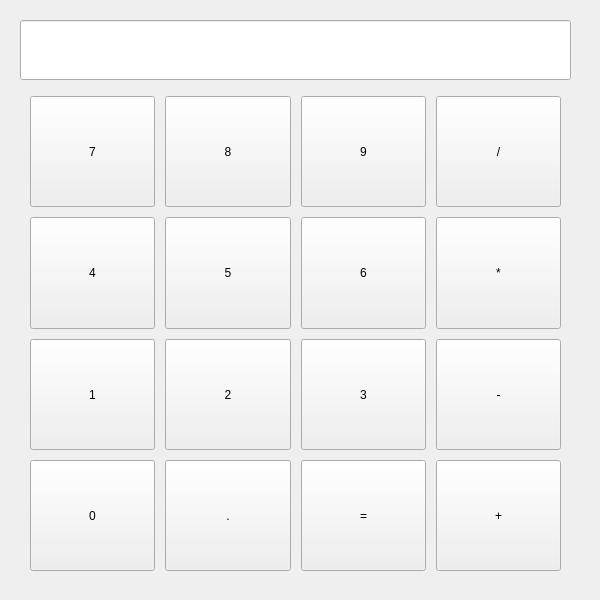
<?xml version="1.0" encoding="UTF-8"?>
<ui version="4.0">
 <class>Qt5_pro1Class</class>
 <widget class="QWidget" name="Qt5_pro1Class">
  <property name="geometry">
   <rect>
    <x>0</x>
    <y>0</y>
    <width>600</width>
    <height>600</height>
   </rect>
  </property>
  <property name="sizePolicy">
   <sizepolicy hsizetype="Preferred" vsizetype="Preferred">
    <horstretch>0</horstretch>
    <verstretch>0</verstretch>
   </sizepolicy>
  </property>
  <property name="minimumSize">
   <size>
    <width>600</width>
    <height>600</height>
   </size>
  </property>
  <property name="maximumSize">
   <size>
    <width>600</width>
    <height>600</height>
   </size>
  </property>
  <property name="windowTitle">
   <string>计算器</string>
  </property>
  <widget class="QWidget" name="verticalLayoutWidget">
   <property name="geometry">
    <rect>
     <x>10</x>
     <y>10</y>
     <width>571</width>
     <height>581</height>
    </rect>
   </property>
   <layout class="QVBoxLayout" name="verticalLayout_2">
    <property name="leftMargin">
     <number>10</number>
    </property>
    <property name="topMargin">
     <number>10</number>
    </property>
    <property name="rightMargin">
     <number>10</number>
    </property>
    <property name="bottomMargin">
     <number>10</number>
    </property>
    <item>
     <widget class="QLineEdit" name="lineEdit">
      <property name="minimumSize">
       <size>
        <width>0</width>
        <height>60</height>
       </size>
      </property>
     </widget>
    </item>
    <item>
     <layout class="QGridLayout" name="gridLayout">
      <property name="sizeConstraint">
       <enum>QLayout::SetDefaultConstraint</enum>
      </property>
      <property name="leftMargin">
       <number>10</number>
      </property>
      <property name="topMargin">
       <number>10</number>
      </property>
      <property name="rightMargin">
       <number>10</number>
      </property>
      <property name="bottomMargin">
       <number>10</number>
      </property>
      <property name="spacing">
       <number>10</number>
      </property>
      <item row="0" column="0">
       <widget class="QPushButton" name="pushButton">
        <property name="sizePolicy">
         <sizepolicy hsizetype="Minimum" vsizetype="Expanding">
          <horstretch>0</horstretch>
          <verstretch>0</verstretch>
         </sizepolicy>
        </property>
        <property name="minimumSize">
         <size>
          <width>0</width>
          <height>50</height>
         </size>
        </property>
        <property name="text">
         <string>7</string>
        </property>
        <property name="default">
         <bool>false</bool>
        </property>
       </widget>
      </item>
      <item row="1" column="0">
       <widget class="QPushButton" name="pushButton_2">
        <property name="sizePolicy">
         <sizepolicy hsizetype="Minimum" vsizetype="Expanding">
          <horstretch>0</horstretch>
          <verstretch>0</verstretch>
         </sizepolicy>
        </property>
        <property name="minimumSize">
         <size>
          <width>0</width>
          <height>50</height>
         </size>
        </property>
        <property name="text">
         <string>4</string>
        </property>
       </widget>
      </item>
      <item row="0" column="1">
       <widget class="QPushButton" name="pushButton_3">
        <property name="sizePolicy">
         <sizepolicy hsizetype="Minimum" vsizetype="Expanding">
          <horstretch>0</horstretch>
          <verstretch>0</verstretch>
         </sizepolicy>
        </property>
        <property name="minimumSize">
         <size>
          <width>0</width>
          <height>50</height>
         </size>
        </property>
        <property name="text">
         <string>8</string>
        </property>
       </widget>
      </item>
      <item row="1" column="1">
       <widget class="QPushButton" name="pushButton_4">
        <property name="sizePolicy">
         <sizepolicy hsizetype="Minimum" vsizetype="Expanding">
          <horstretch>0</horstretch>
          <verstretch>0</verstretch>
         </sizepolicy>
        </property>
        <property name="minimumSize">
         <size>
          <width>0</width>
          <height>50</height>
         </size>
        </property>
        <property name="text">
         <string>5</string>
        </property>
       </widget>
      </item>
      <item row="2" column="1">
       <widget class="QPushButton" name="pushButton_8">
        <property name="sizePolicy">
         <sizepolicy hsizetype="Minimum" vsizetype="Expanding">
          <horstretch>0</horstretch>
          <verstretch>0</verstretch>
         </sizepolicy>
        </property>
        <property name="minimumSize">
         <size>
          <width>0</width>
          <height>50</height>
         </size>
        </property>
        <property name="text">
         <string>2</string>
        </property>
       </widget>
      </item>
      <item row="2" column="0">
       <widget class="QPushButton" name="pushButton_7">
        <property name="sizePolicy">
         <sizepolicy hsizetype="Minimum" vsizetype="Expanding">
          <horstretch>0</horstretch>
          <verstretch>0</verstretch>
         </sizepolicy>
        </property>
        <property name="minimumSize">
         <size>
          <width>0</width>
          <height>50</height>
         </size>
        </property>
        <property name="text">
         <string>1</string>
        </property>
       </widget>
      </item>
      <item row="2" column="2">
       <widget class="QPushButton" name="pushButton_9">
        <property name="sizePolicy">
         <sizepolicy hsizetype="Minimum" vsizetype="Expanding">
          <horstretch>0</horstretch>
          <verstretch>0</verstretch>
         </sizepolicy>
        </property>
        <property name="minimumSize">
         <size>
          <width>0</width>
          <height>50</height>
         </size>
        </property>
        <property name="text">
         <string>3</string>
        </property>
       </widget>
      </item>
      <item row="1" column="3">
       <widget class="QPushButton" name="pushButton_11">
        <property name="sizePolicy">
         <sizepolicy hsizetype="Minimum" vsizetype="Expanding">
          <horstretch>0</horstretch>
          <verstretch>0</verstretch>
         </sizepolicy>
        </property>
        <property name="text">
         <string>*</string>
        </property>
       </widget>
      </item>
      <item row="0" column="2">
       <widget class="QPushButton" name="pushButton_6">
        <property name="sizePolicy">
         <sizepolicy hsizetype="Minimum" vsizetype="Expanding">
          <horstretch>0</horstretch>
          <verstretch>0</verstretch>
         </sizepolicy>
        </property>
        <property name="minimumSize">
         <size>
          <width>0</width>
          <height>50</height>
         </size>
        </property>
        <property name="text">
         <string>9</string>
        </property>
       </widget>
      </item>
      <item row="1" column="2">
       <widget class="QPushButton" name="pushButton_5">
        <property name="sizePolicy">
         <sizepolicy hsizetype="Minimum" vsizetype="Expanding">
          <horstretch>0</horstretch>
          <verstretch>0</verstretch>
         </sizepolicy>
        </property>
        <property name="minimumSize">
         <size>
          <width>0</width>
          <height>50</height>
         </size>
        </property>
        <property name="text">
         <string>6</string>
        </property>
       </widget>
      </item>
      <item row="0" column="3">
       <widget class="QPushButton" name="pushButton_12">
        <property name="sizePolicy">
         <sizepolicy hsizetype="Minimum" vsizetype="Expanding">
          <horstretch>0</horstretch>
          <verstretch>0</verstretch>
         </sizepolicy>
        </property>
        <property name="text">
         <string>/</string>
        </property>
       </widget>
      </item>
      <item row="2" column="3">
       <widget class="QPushButton" name="pushButton_10">
        <property name="sizePolicy">
         <sizepolicy hsizetype="Minimum" vsizetype="Expanding">
          <horstretch>0</horstretch>
          <verstretch>0</verstretch>
         </sizepolicy>
        </property>
        <property name="text">
         <string>-</string>
        </property>
       </widget>
      </item>
      <item row="3" column="0">
       <widget class="QPushButton" name="pushButton_13">
        <property name="sizePolicy">
         <sizepolicy hsizetype="Minimum" vsizetype="Expanding">
          <horstretch>0</horstretch>
          <verstretch>0</verstretch>
         </sizepolicy>
        </property>
        <property name="text">
         <string>0</string>
        </property>
       </widget>
      </item>
      <item row="3" column="1">
       <widget class="QPushButton" name="pushButton_14">
        <property name="sizePolicy">
         <sizepolicy hsizetype="Minimum" vsizetype="Expanding">
          <horstretch>0</horstretch>
          <verstretch>0</verstretch>
         </sizepolicy>
        </property>
        <property name="text">
         <string>.</string>
        </property>
       </widget>
      </item>
      <item row="3" column="2">
       <widget class="QPushButton" name="pushButton_15">
        <property name="sizePolicy">
         <sizepolicy hsizetype="Minimum" vsizetype="Expanding">
          <horstretch>0</horstretch>
          <verstretch>0</verstretch>
         </sizepolicy>
        </property>
        <property name="text">
         <string>=</string>
        </property>
       </widget>
      </item>
      <item row="3" column="3">
       <widget class="QPushButton" name="pushButton_16">
        <property name="sizePolicy">
         <sizepolicy hsizetype="Minimum" vsizetype="Expanding">
          <horstretch>0</horstretch>
          <verstretch>0</verstretch>
         </sizepolicy>
        </property>
        <property name="text">
         <string>+</string>
        </property>
       </widget>
      </item>
     </layout>
    </item>
   </layout>
  </widget>
 </widget>
 <layoutdefault spacing="6" margin="11"/>
 <resources>
  <include location="qt5_pro1.qrc"/>
 </resources>
 <connections/>
</ui>
